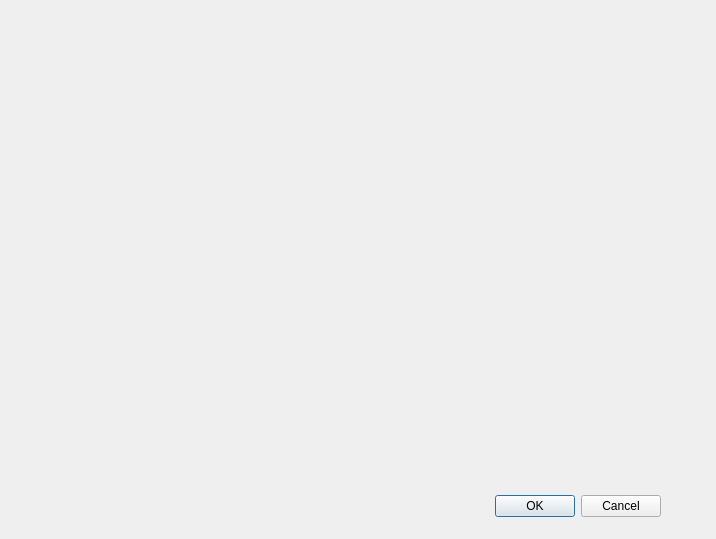
<?xml version="1.0" encoding="UTF-8"?>
<ui version="4.0">
 <class>VideoPlayer</class>
 <widget class="QDialog" name="VideoPlayer">
  <property name="geometry">
   <rect>
    <x>0</x>
    <y>0</y>
    <width>716</width>
    <height>539</height>
   </rect>
  </property>
  <property name="windowTitle">
   <string>Dialog</string>
  </property>
  <widget class="QDialogButtonBox" name="buttonBox">
   <property name="geometry">
    <rect>
     <x>50</x>
     <y>490</y>
     <width>611</width>
     <height>32</height>
    </rect>
   </property>
   <property name="orientation">
    <enum>Qt::Horizontal</enum>
   </property>
   <property name="standardButtons">
    <set>QDialogButtonBox::Cancel|QDialogButtonBox::Ok</set>
   </property>
  </widget>
 </widget>
 <resources/>
 <connections>
  <connection>
   <sender>buttonBox</sender>
   <signal>accepted()</signal>
   <receiver>VideoPlayer</receiver>
   <slot>accept()</slot>
   <hints>
    <hint type="sourcelabel">
     <x>248</x>
     <y>254</y>
    </hint>
    <hint type="destinationlabel">
     <x>157</x>
     <y>274</y>
    </hint>
   </hints>
  </connection>
  <connection>
   <sender>buttonBox</sender>
   <signal>rejected()</signal>
   <receiver>VideoPlayer</receiver>
   <slot>reject()</slot>
   <hints>
    <hint type="sourcelabel">
     <x>316</x>
     <y>260</y>
    </hint>
    <hint type="destinationlabel">
     <x>286</x>
     <y>274</y>
    </hint>
   </hints>
  </connection>
 </connections>
</ui>
